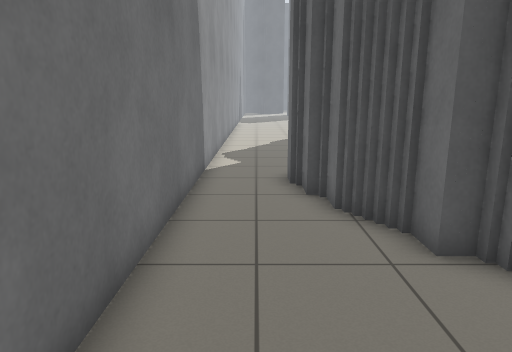
[1] (above)

18 first-person views from a walk through a robot-simulator world made for Stage. The camera is 1.2 m above the floor, tilts 12° down and sees 70° across. The lines on the ground mark 1 m squares. The floor is counted in squares, 0.5 m on a side. Each view is taken from the middle of a square. On the plan, view 1 faces up. The plan holds only what a view shows up to about 20 squares ahead; the rest is blank. The place goes on beyond the plan. The robots in the file are not drawn.

[2]
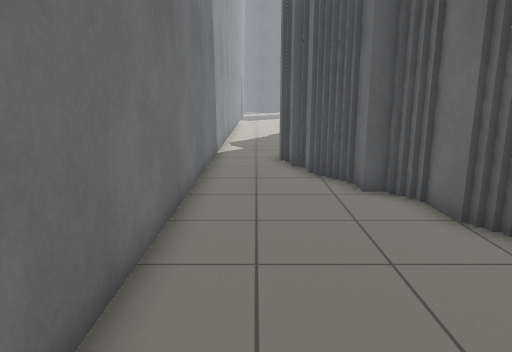

[3]
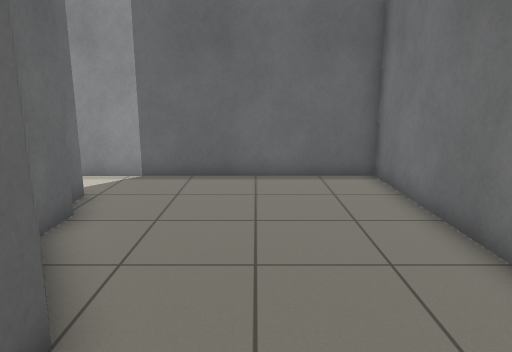

[4]
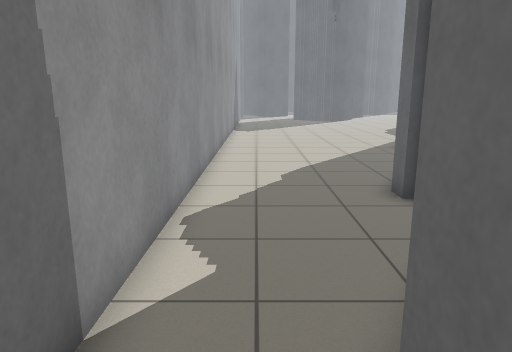

[5]
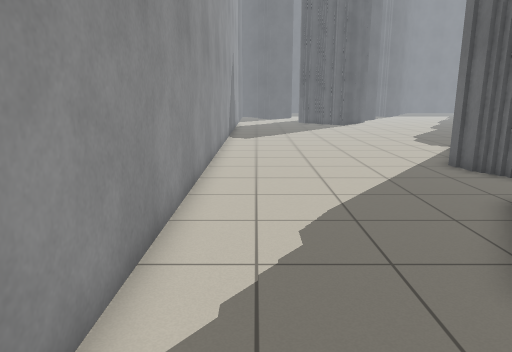

[6]
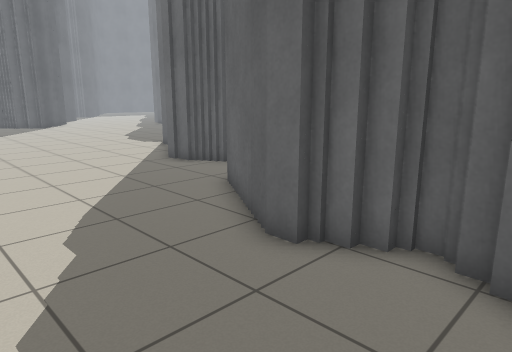

[7]
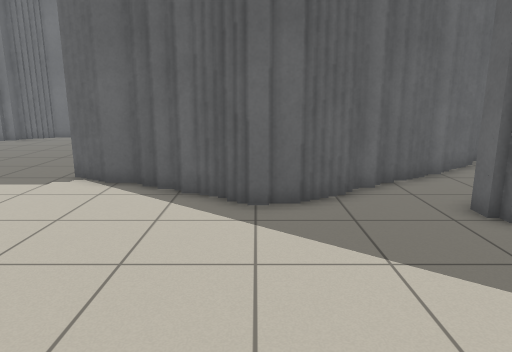

[8]
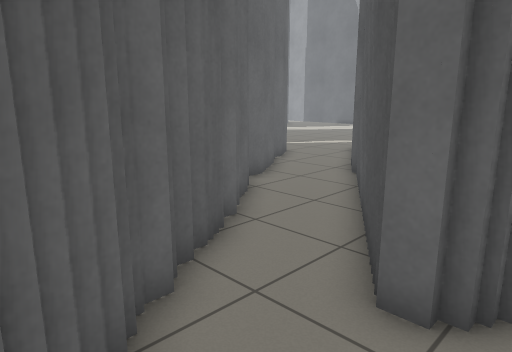

[9]
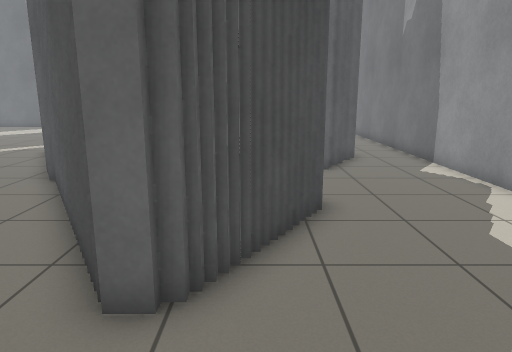

[10]
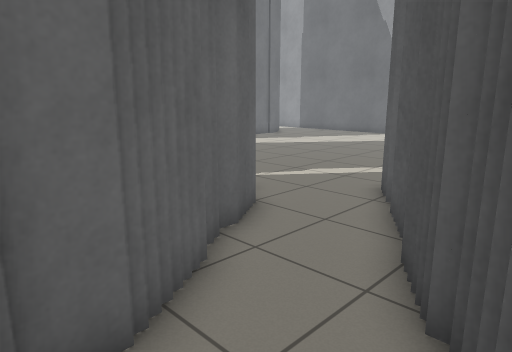

[11]
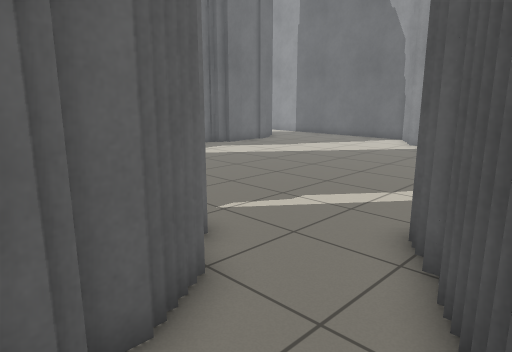

[12]
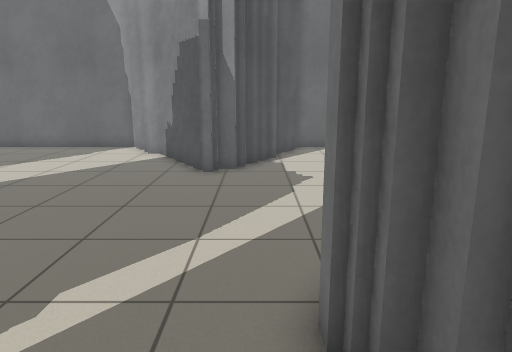

[13]
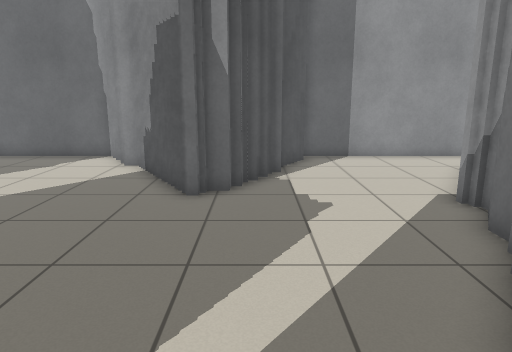

[14]
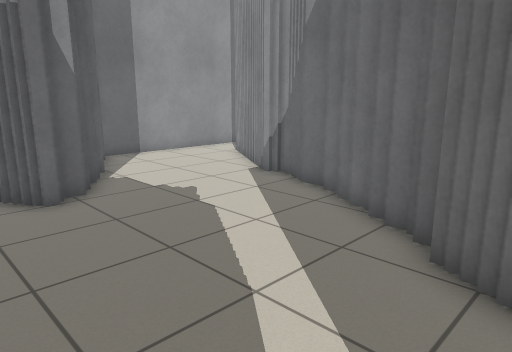

[15]
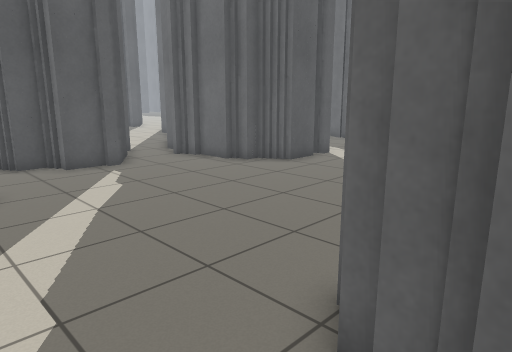

[16]
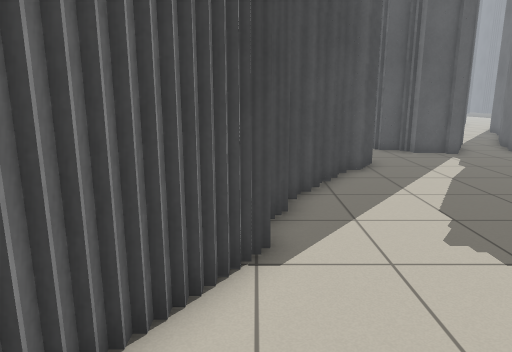

[17]
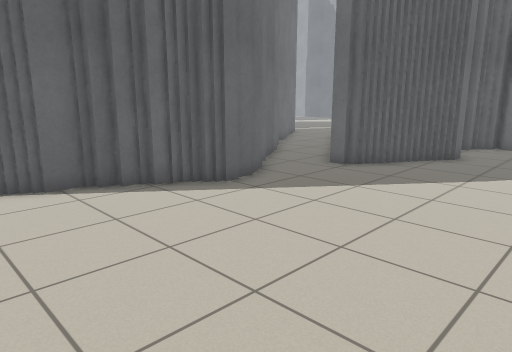

[18]
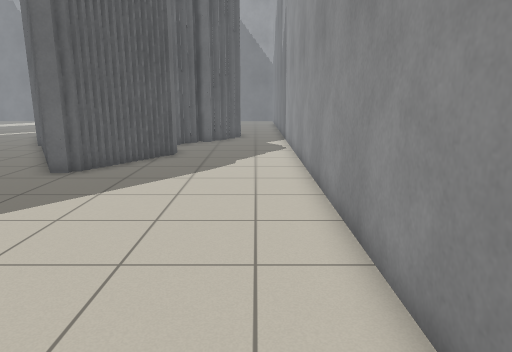

### Floor plan
Key: @ floor where view 1 was taken; # wall or solid block; . floor.
Columns run from 2 left of view 1 to 24 right of it. Each row starts with its distance up from view 1.
 34 #.............
 33 #.............
 32 #...........#
 31 #..........##
 30 #..........#
 29 #.........##
 28 #.........#
 27 #........##
 26 #........##
 25 #.........##
 24 #..........#
 23 #..........##
 22 #.......##..##
 21 #......####..#
 20 #......#  #..##
 19 #.....##  ##..##
 18 #.....#    #...#
 17 #.....##   ##..##       ..
 16 #......#    ##..##      .##
 15 #.....##     #...#    ##.#
 14 #....##      ##..##   #..#
 13 #...##        ##..#####.##
 12 #...#          #...###..##
 11 #..##          ##........#
 10 #..#            #........##
  9 #..##          ##........ #
  8 #...#          #..........#
  7 #...##        ##...........
  6 #....#       ##............
  5 #....##      #.............
  4 #.....#     ##.............
  3 #.....#     #..............
  2 #.....##    #..............
  1 #......##  ##.....##.......
  0 #.@.....#  #.....####......
 -1 #.......####.....#  #......
 -2 #.......###.....##  ##.....
 -3 #.......###.....#    ##....
 -4 #..............##     #....
 -5 ################      #####

Where each view was taken, in squares from view 1:
view 1: 0 up, 0 right, facing up
view 2: 4 down, 0 right, facing up
view 3: 6 up, 2 right, facing down
view 4: 9 up, 0 right, facing up
view 5: 14 up, 0 right, facing up
view 6: 14 up, 1 left, facing up-right
view 7: 27 up, 1 left, facing right
view 8: 26 up, 5 right, facing down-right
view 9: 26 up, 5 right, facing down
view 10: 19 up, 10 right, facing down-right
view 11: 16 up, 12 right, facing down-right
view 12: 13 up, 15 right, facing down
view 13: 10 up, 15 right, facing down
view 14: 10 up, 19 right, facing down-left
view 15: 1 down, 13 right, facing up-right
view 16: 4 down, 10 right, facing up
view 17: 34 up, 1 left, facing down-right
view 18: 34 up, 0 right, facing down
